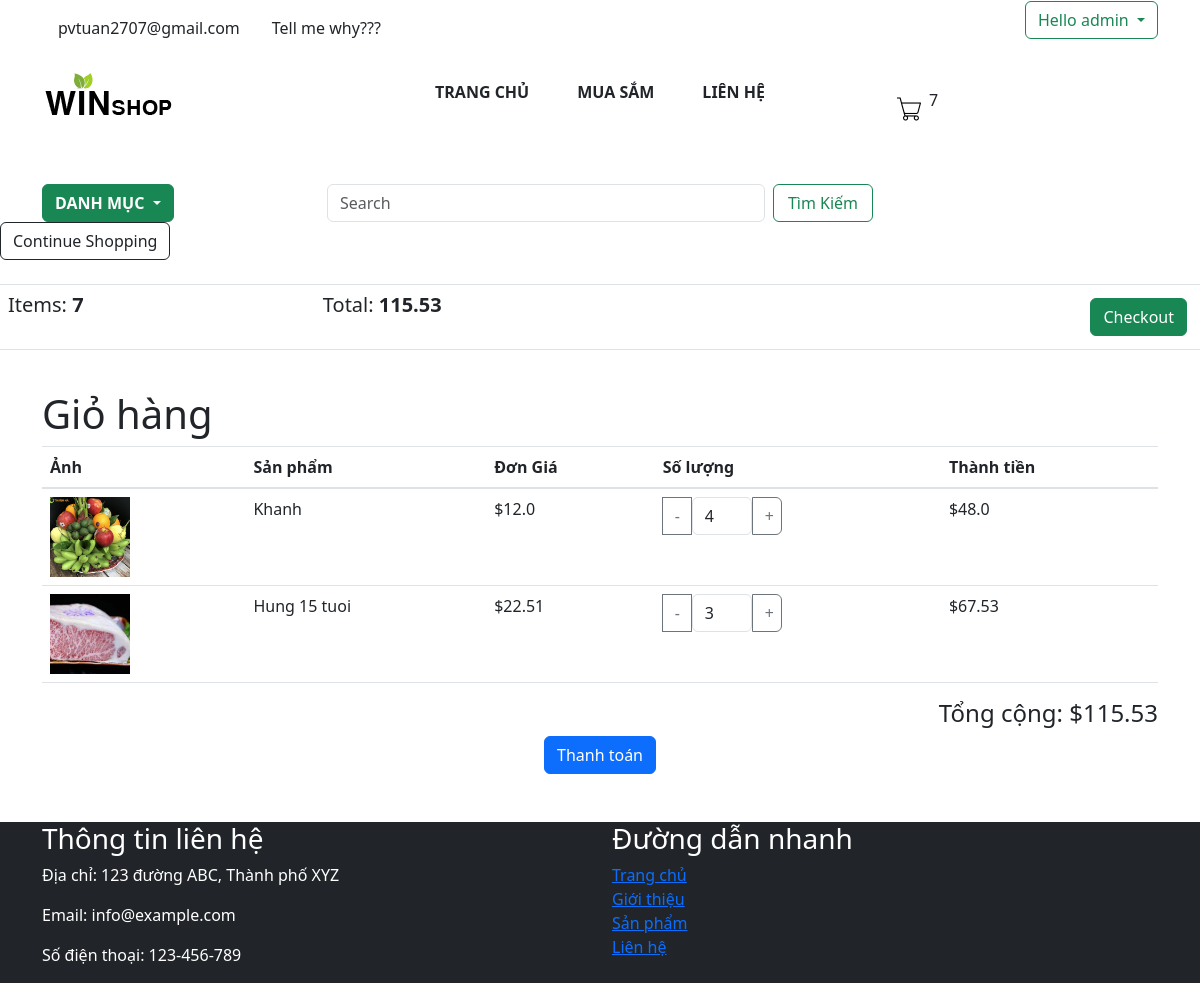
The page /cart/ (signed in) on the database as committed earlier.
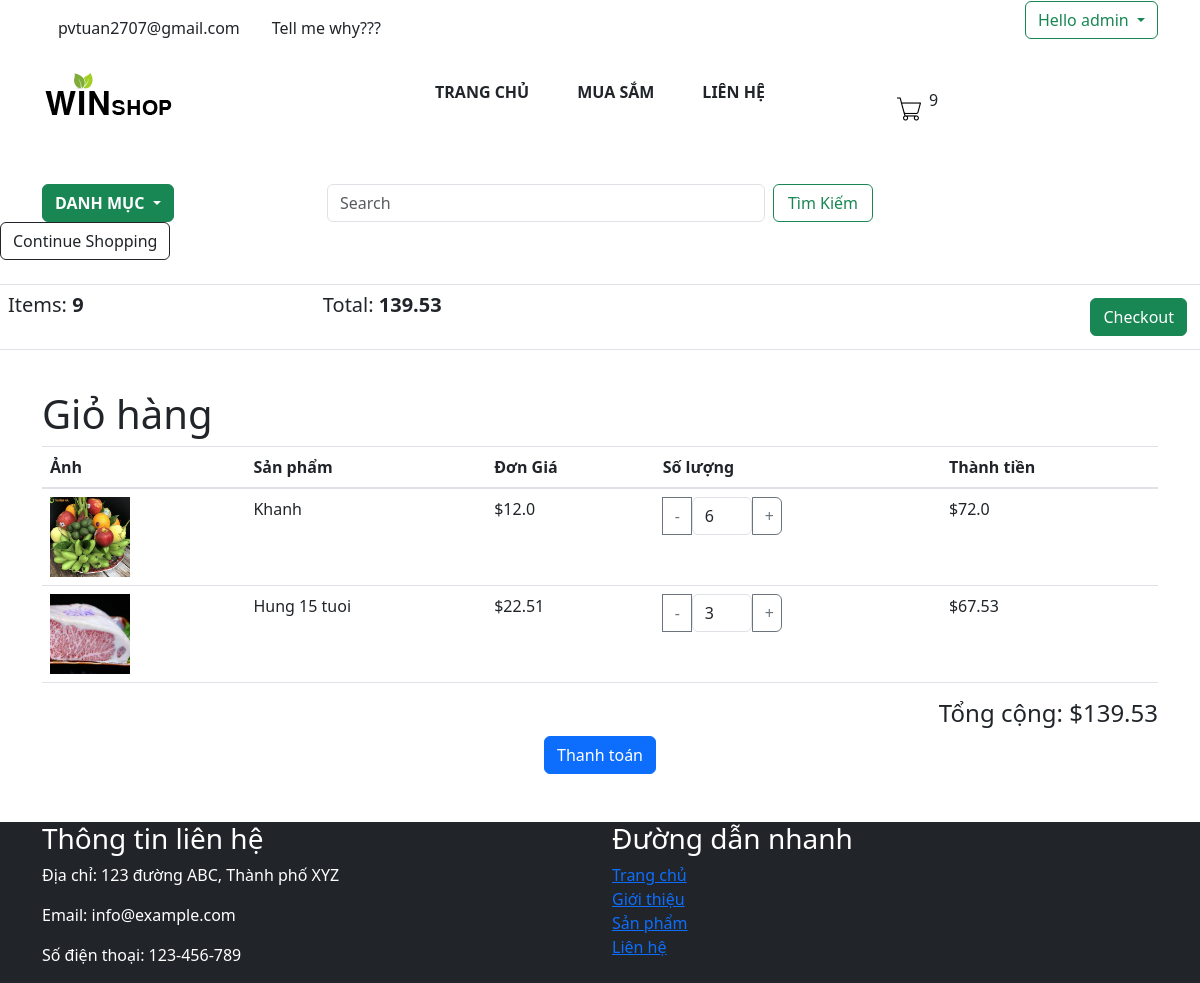
The same page on the database as committed later.
### app/models.py (models this page shows, shortened)
class Order(models.Model):
    customer = models.ForeignKey(User, on_delete=models.SET_NULL, null=True, blank=True)
    date_order = models.DateTimeField(auto_now_add=True)
    complete = models.BooleanField(default=False, null=True, blank=False)
    transaction_id = models.CharField(max_length=200, null=True)
    @property
    def get_cart_item(self):
        orderitems = self.orderitem_set.all()
        total = sum([item.quantity for item in orderitems])
        return total
    @property
    def get_cart_total(self):
        orderitems = self.orderitem_set.all()
        total = sum([item.get_total for item in orderitems])
        return total

class OrderItem(models.Model):
    product = models.ForeignKey(Product, on_delete=models.SET_NULL, null=True, blank=True)
    order = models.ForeignKey(Order, on_delete=models.SET_NULL, null=True, blank=True)
    quantity = models.IntegerField(default=0, null=True, blank=True)
    date_added = models.DateTimeField(auto_now_add=True)
    @property
    def get_total(self):
        total = self.product.price * self.quantity
        return total

class Product(models.Model):
    name = models.CharField(max_length=200, null=True)
    category = models.ManyToManyField(Category, related_name='product_category')
    price = models.FloatField()
    describe = models.CharField(max_length=300, null=True)
    digital = models.BooleanField(default=False, null=True, blank=False)
    image = models.ImageField(null=True, blank=True)
    @property
    def ImageURL(self):
        try:
            url = self.image.url
        except:
            url = ''
        return url

### app/views.py (the view)
# urls.py: path('cart/', views.cart, name="cart"),
def cart(request):
    if request.user.is_authenticated:
        customer = request.user
        order, created = Order.objects.get_or_create(customer=customer, complete=False)
        items = order.orderitem_set.all()
        user_not_login = "hidden"
        user_login = "show"
        for item in items:
            item.total = item.product.price * item.quantity
    else:
        order = None
        items = []
        user_not_login = "show"
        user_login = "hidden"
    categories = Category.objects.filter(is_sub=False)  # lay cac damh muc lon
    context = {'items': items, 'order': order, 'user_login': user_login, 'user_not_login': user_not_login, 'categories':categories}
    return render(request, 'app/cart.html', context)

### app/templates/app/cart.html
{% extends 'app/base.html' %}
{% load static %}
{% block cart_content %}
<div class="row">
	<div class="col-lg-12">
		<div class="box-element">
			<a  class="btn btn-outline-dark" href="{% url 'home' %}"> Continue Shopping</a>
			<br>
			<br>
			<table class="table">
				<tr>
					<th><h5>Items: <strong>{{order.get_cart_item}}</strong></h5></th>
					<th><h5>Total:<strong> {{order.get_cart_total}}</strong></h5></th>
					<th>
						<a  style="float:right; margin:5px;" class="btn btn-success" href="{% url 'checkout' %}">Checkout</a>
					</th>
				</tr>
			</table>
		</div>
		<br>
		<div class="container">
			<h1>Giỏ hàng</h1>
			<table class="table">
			  <thead>
				<tr>
				  <th>Ảnh</th>
				  <th>Sản phẩm</th>
                  <th>Đơn Giá</th>
				  <th>Số lượng</th>
				  <th>Thành tiền</th>
				</tr>
			  </thead>
			  <tbody>
				{% for item in items %}
				<tr>
				  <td> <img style="height: 80px; width: auto;" src="{{item.product.ImageURL}}"/> </td>
				  <td>{{item.product.name}}</td>
                  <td>${{item.product.price}}</td>
				  <td>
					<div class="input-group">
						<div class="input-group-append">
						  <button data-product={{item.product.id}} data-action="remove" style="width:30px;" class="btn btn-outline-secondary update-btn" type="button">-</button>
						  <input style="width:60px;" type="number" class="form-control" value="{{item.quantity}}" min="1">
						  <button data-product={{item.product.id}} data-action="add"  style="width:30px;" class="btn btn-outline-secondary update-btn" type="button">+</button>
						</div>
					  </div>
				  </td>
				  <td>${{ item.total }}</td>
				</tr>
				{% endfor %}
			  </tbody>
			</table>
			<div class="text-right">
			  <h4>Tổng cộng: ${{order.get_cart_total}}</h4>
			</div>
			<div class="text-center">
			  <button class="btn btn-primary">Thanh toán</button>
			</div>
		  </div>
	</div>
</div>
{% endblock cart_content %}

### app/templates/app/base.html (shortened to what the changed rows need)
{% load static %}
<!DOCTYPE html>
<html>
    <head>
        <link rel="stylesheet" href="{%static 'app/css/style.css' %}">
        <link rel="stylesheet" href="{%static 'app/css/all.min.css' %}">
        <link rel="stylesheet" href="{%static 'app/css/owl.carousel.css' %}">
        <link rel="stylesheet" href="{%static 'app/css/bootstrap.min.css' %}">
        <link rel="stylesheet" href="https://stackpath.bootstrapcdn.com/bootstrap/4.5.2/css/bootstrap.min.css">
        <link rel="stylesheet" href="https://maxcdn.bootstrapcdn.com/bootstrap/4.5.2/css/bootstrap.min.css">
        <link href="https://cdn.jsdelivr.net/npm/bootstrap@5.3.0/dist/css/bootstrap.min.css" rel="stylesheet">
    </head>
    <body>
        <div class="container">
            <div class="row align-items-center">
            <div class="container">
                <div class="row">
                    <div class="col-md-3">
                        <ul class="navbar list-inline justify-content-lg-start">
                            <li class="nav-item d-flex">
                            <a class="nav-link" href="{% url 'cart' %}">
                            </a>
                        </li>
                            <p class="p-2"> {{order.get_cart_item}}</p>
                        </ul>
                    </div>
                </div>
            </div>
            </div>
        </div>
          {% block cart_content %}{% endblock cart_content %}
    </body>
</html>

Rows that differ between the two databases and show on the page:
changed through a linked row, Order: get_cart_item "7" → "9"; get_cart_total "115.53" → "139.53"
changed OrderItem "Khanh": quantity "4" → "6"; total "48.0" → "72.0"
